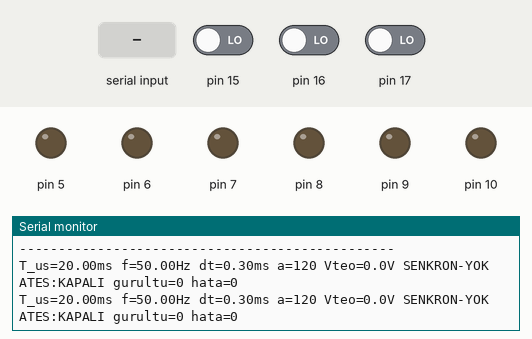
The sketch below on a simulated Arduino Uno, built with avr-gcc and run on an emulated ATmega328P. On the bench: output pins drawn as LEDs (lit = HIGH), the last lines printed to the serial monitor. The inputs (shaded band) are chosen by the test bench; at power-on: pin 15 LOW, pin 16 LOW, pin 17 LOW.

Above: at 1.5 s.
1.6 s: "90,45\n" received over Serial
At 2.2 s:
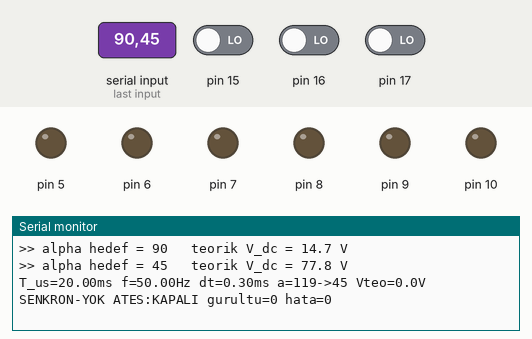
3.1 s: "0\n" received over Serial
At 3.26 s:
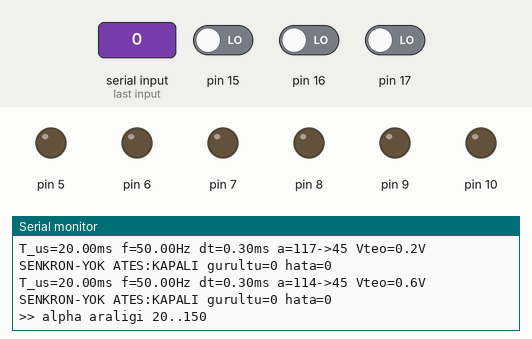
4.6 s: "e90\n" received over Serial
At 5.2 s:
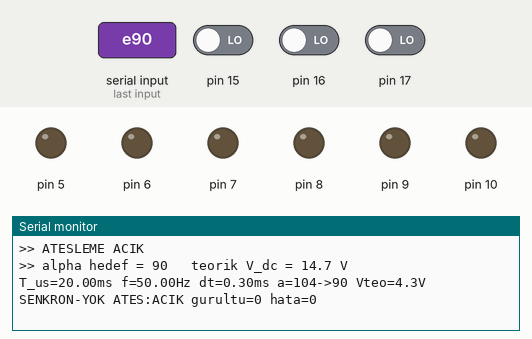
Timing chart, 0 to 7.6 s (numbered marks = the images above; inputs shaded):
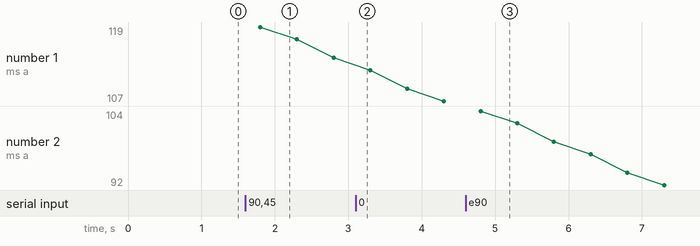

Measured:
- after the input at 1.6 s, the serial monitor: prints a new line at once (image 1)
- after the input at 3.1 s, the serial monitor: prints a new line at once (image 2)
- after the input at 4.6 s, the serial monitor: prints a new line at once (image 3)

The sketch:

tum_faz_res_test.ino
```cpp
/* ===================================================================
   B6 TAM KONTROLLU DOGRULTUCU  —  ATESLEME KONTROLCUSU  v4
   Tam kopru  /  omik yuk (100 ohm)

   v4 DEGISIKLIGI  —  gurultu bagisikligi
     Yuksek akimda (dusuk alpha) komutasyon centikleri ZCD hattinda
     sahte kenar uretebiliyor.  v3'te bu "ariza" sayilip senkron
     sifirlaniyordu -> 12 kenar boyunca atesleme duruyor -> cikis
     salinim yapiyordu.
     v4'te sahte kenarlar SAYILIYOR ama YOK SAYILIYOR; senkron ve
     zamanlama bozulmuyor.  Gercek senkron kaybi (kenar kacirma,
     sira bozulmasi, faz kaybi) hala yakalaniyor.

   BAGLANTI
     Trafo 2L1 -> KART2 klemens R
     Trafo 2L3 -> KART2 klemens S          (etiketlere gore!)
     Trafo 2L2 -> KART2 klemens T
     Trafo N   -> SADECE ZCD kartina.  KART 2'ye BAGLANMAZ.
     KART2 DC+ --> 100 ohm --> KART2 DC-

     ZCD_R=A1  ZCD_S=A2  ZCD_T=A3
     Arduino D5..D10 -> ULN2003 giris 1..6
     ULN cikis 16,15,14,13,12,11 -> MOC1..MOC6 pin 2
     Arduino 5V --[DPDT SAFE/ARMED]--> KART2 klemens kutup 1 (FIRE_5V)

   SEKTOR KODU (R<<2 | S<<1 | T)
       010 -> S1 -> T1 R+ (D5)      101 -> S4 -> T4 R- (D8)
       011 -> S2 -> T2 T- (D6)      100 -> S5 -> T5 T+ (D9)
       001 -> S3 -> T3 S+ (D7)      110 -> S6 -> T6 S- (D10)

   BEKLENEN CIKIS  (47 V yildiz, V_LL = 81.4 V, omik yuk)
       alpha <= 60 :  V_dc = 110 * cos(alpha)
       alpha >  60 :  V_dc = 110 * [1 + cos(alpha + 60)]

   KOMUT (115200, New Line)   <sayi>=alpha(20..150)   e=ates AC   d=ates KAPAT

   120 ->   0 V     60 ->  55.0 V
       105 -> 3.7 V     45 ->  77.8 V
        90 ->14.7 V     30 ->  95.3 V
        75 ->32.2 V     20 -> 103.4 V
   =================================================================== */

#define TICK_US        50                   // Timer1 tik suresi
#define T_NOM          (20000/TICK_US)      // 400 tik = 20 ms

const uint16_t PULSE_DEG   = 70;    // 60'tan genis: omik yukte iki SCR gerekli
const uint16_t ALPHA_MIN   = 20;
const uint16_t ALPHA_MAX   = 150;
const uint16_t SYNC_NEEDED = 12;    // kac gecerli kenar sonra senkron
const uint16_t LOST_TICKS  = 500;   // 25 ms kenar yoksa senkron kaybi
const uint16_t RAMP_TICKS  = 4000;  // 50 ms'de 1 derece -> 20 der/sn

const uint16_t IV_MIN      = 40;    // 2 ms = 36 der.  Altindaki kenar = GURULTU
const uint16_t IV_MAX      = 110;   // 5.5 ms.  Ustunde kenar kacirilmis demek
/* gercek sektor araliklari 55-79 tik (49-71 der) arasindadir */

/* ---------------- global ---------------- */
volatile uint16_t g_tick = 0;
volatile uint16_t g_on[6], g_off[6];
volatile bool     g_armed[6] = {0,0,0,0,0,0};
volatile bool     g_fire  = false;

volatile uint8_t  g_state = 0xFF;
volatile int8_t   g_sec   = -1;
volatile uint16_t g_lastEdge = 0;
volatile uint16_t g_period  = T_NOM;
volatile int16_t  g_dcorr   = 6;
volatile uint16_t g_sync    = 0;
volatile uint16_t g_fault   = 0;     // GERCEK senkron kaybi
volatile uint16_t g_noise   = 0;     // yok sayilan sahte kenar
volatile uint16_t g_ivS = 55, g_ivL = 79;

volatile uint16_t g_alpha = 120;     // aktif alpha (rampali)
volatile uint16_t g_dly   = 0;       // atesleme gecikmesi, tik
volatile uint16_t g_wid   = 0;       // darbe genisligi, tik

volatile uint32_t g_usS1 = 0;
volatile uint16_t g_Tus  = 20000;

uint16_t g_alphaTarget = 120;

const char* SNAME[6] = { "T1 R+","T2 T-","T3 S+","T4 R-","T5 T+","T6 S-" };

/* ---------------- yardimci ---------------- */
int8_t decode(uint8_t c){
  switch(c){
    case 0b010: return 0;   case 0b011: return 1;   case 0b001: return 2;
    case 0b101: return 3;   case 0b100: return 4;   case 0b110: return 5;
    default   : return -1;
  }
}

void disarmAll(){ for (uint8_t i=0;i<6;i++) g_armed[i] = false; }

/* teorik cikis - omik yuk, 47 V yildiz */
float vdcTheory(uint16_t a){
  float r = a * PI / 180.0f;
  if (a <= 60) return 110.0f * cos(r);
  return 110.0f * (1.0f + cos(r + PI/3.0f));
}

/* ---------------- Timer1: 50 us tik + cikis surucusu ---------------- */
ISR(TIMER1_COMPA_vect){
  g_tick++;
  uint8_t m = 0;
  if (g_fire){
    for (uint8_t i=0;i<6;i++)
      if (g_armed[i] &&
          (int16_t)(g_tick - g_on [i]) >= 0 &&
          (int16_t)(g_tick - g_off[i]) <  0) m |= (1<<i);
  }
  PORTD = (PORTD & ~0xE0) | ((m & 0x07) << 5);   // T1,T2,T3 -> D5,D6,D7
  PORTB = (PORTB & ~0x07) | ((m >> 3) & 0x07);   // T4,T5,T6 -> D8,D9,D10
}

/* ---------------- PCINT1: ZCD kenarlari ---------------- */
ISR(PCINT1_vect){
  uint8_t p  = PINC;
  uint8_t st = (((p>>1)&1)<<2) | (((p>>2)&1)<<1) | ((p>>3)&1);   // R S T
  if (st == g_state) return;

  uint8_t  old = g_state;
  uint16_t now = g_tick;
  g_state = st;                        // pin durumu her zaman guncellenir

  int8_t s = decode(st);

  /* --- gecersiz kod (000 / 111): yok say, senkronu BOZMA --- */
  if (s < 0){
    g_noise++;
    return;                            // g_lastEdge guncellenmez ->
  }                                    // kalici ise loop'taki bekci yakalar

  if (g_sec >= 0){
    uint16_t iv = now - g_lastEdge;

    /* --- sahte kenar (komutasyon centigi): yok say --- */
    if (iv < IV_MIN){
      g_noise++;
      return;                          // g_sec ve g_lastEdge degismez
    }

    /* --- gercek senkron kaybi --- */
    if (iv > IV_MAX || s != (g_sec + 1) % 6){
      g_sync = 0; g_fault++; disarmAll();
      g_sec = s; g_lastEdge = now;
      return;
    }

    /* --- normal kenar: periyot ve olu bant guncelle --- */
    if (iv < 67) g_ivS = (g_ivS*3 + iv) >> 2;    // kisa aralik  60 - 2*teta
    else         g_ivL = (g_ivL*3 + iv) >> 2;    // uzun aralik  60 + 2*teta
    g_period = (g_ivS + g_ivL) * 3;              // 3x(kisa+uzun) = 360 derece
    g_dcorr  = ((int16_t)g_ivL - (int16_t)g_ivS) >> 2;
    if (g_sync < SYNC_NEEDED) g_sync++;
  }

  g_sec = s;
  g_lastEdge = now;

  if (s == 0){                          // micros() ile capraz kontrol
    uint32_t u = micros();
    uint32_t d = u - g_usS1;
    if (g_usS1 && d > 15000UL && d < 25000UL) g_Tus = (uint16_t)d;
    g_usS1 = u;
  }

  /* gercek sifir gecisi: dusen kenar -dt, yukselen kenar +dt */
  uint8_t  chg = old ^ st;
  bool     falling = (old & chg) != 0;
  uint16_t t0 = falling ? (now - g_dcorr) : (now + g_dcorr);

  if (g_sync >= SYNC_NEEDED){
    g_on [s] = t0 + g_dly;              // hazir degerler, ISR'da bolme yok
    g_off[s] = t0 + g_dly + g_wid;
    g_armed[s] = true;
  } else disarmAll();
}

/* ---------------- kurulum ---------------- */
void setup(){
  DDRD |=  0xE0;  PORTD &= ~0xE0;      // D5,D6,D7 cikis LOW
  DDRB |=  0x07;  PORTB &= ~0x07;      // D8,D9,D10 cikis LOW
  DDRC &= ~0x0E;  PORTC &= ~0x0E;      // A1,A2,A3 giris, dahili pull-up KAPALI

  Serial.begin(115200);
  delay(300);

  cli();
  TCCR1A = 0;
  TCCR1B = (1<<WGM12) | (1<<CS11);     // CTC, bolucu 8 -> 2 MHz
  OCR1A  = (TICK_US * 2) - 1;          // 50 us
  TIMSK1 = (1<<OCIE1A);
  PCICR  |= (1<<PCIE1);
  PCMSK1 |= (1<<PCINT9)|(1<<PCINT10)|(1<<PCINT11);
  sei();

  Serial.println();
  Serial.println(F("================================================"));
  Serial.println(F("   B6 TAM KOPRU  -  ATESLEME KONTROLCUSU  v4"));
  Serial.println(F("================================================"));
  Serial.println(F(" komut : <sayi>=alpha(20..150)  e=ates AC  d=ates KAPAT"));
  Serial.println(F(" acilis: alpha=120 (V_dc=0)   ATESLEME KAPALI"));
  Serial.println(F(" gurultu = yok sayilan sahte kenar (zararsiz)"));
  Serial.println(F(" hata    = gercek senkron kaybi (0 kalmali)"));
  Serial.println(F("------------------------------------------------"));
}

/* ---------------- seri komut ---------------- */
void handleSerial(){
  static uint16_t n = 0; static bool has = false;
  while (Serial.available()){
    char c = Serial.read();
    if (c >= '0' && c <= '9'){ n = n*10 + (c-'0'); has = true; }
    else {
      if (has){
        if (n >= ALPHA_MIN && n <= ALPHA_MAX){
          g_alphaTarget = n;
          Serial.print(F(">> alpha hedef = ")); Serial.print(n);
          Serial.print(F("   teorik V_dc = ")); Serial.print(vdcTheory(n),1);
          Serial.println(F(" V"));
        } else Serial.println(F(">> alpha araligi 20..150"));
        n = 0; has = false;
      }
      if (c == 'e'){ g_fire = true;  Serial.println(F(">> ATESLEME ACIK")); }
      if (c == 'd'){ g_fire = false; Serial.println(F(">> ATESLEME KAPALI")); }
    }
  }
}

/* ---------------- alpha rampasi + gecikme hesabi ---------------- */
void updateTiming(uint16_t tk){
  static uint16_t lastRamp = 0;

  if ((uint16_t)(tk - lastRamp) >= RAMP_TICKS){       // 50 ms'de 1 derece
    lastRamp = tk;
    uint16_t a; cli(); a = g_alpha; sei();
    if      (a < g_alphaTarget) a++;
    else if (a > g_alphaTarget) a--;
    cli(); g_alpha = a; sei();
  }

  uint16_t per, alp;
  cli(); per = g_period; alp = g_alpha; sei();
  uint16_t d = ((uint32_t)(30 + alp) * per) / 360UL;  // 30 = dogal komutasyon
  uint16_t w = ((uint32_t) PULSE_DEG * per) / 360UL;
  cli(); g_dly = d; g_wid = w; sei();
}

/* ---------------- ana dongu ---------------- */
void loop(){
  handleSerial();

  uint16_t tk, le;
  cli(); tk = g_tick; le = g_lastEdge; sei();

  updateTiming(tk);

  if ((uint16_t)(tk - le) > LOST_TICKS){              // kenar kaybi bekcisi
    cli();
    g_sync = 0; g_sec = -1; g_state = 0xFF; disarmAll();
    sei();
  }

  static uint16_t last = 0;
  if ((uint16_t)(tk - last) >= 10000){                // ~500 ms
    last = tk;

    uint16_t per, syn, flt, noi, alp, tus; int16_t dc; int8_t sec;
    cli();
      per = g_period; syn = g_sync; flt = g_fault; noi = g_noise;
      dc  = g_dcorr;  sec = g_sec;  alp = g_alpha;   tus = g_Tus;
    sei();

    float Tus = tus / 1000.0f;

    Serial.print(F("T_us="));   Serial.print(Tus, 2);
    Serial.print(F("ms f="));   Serial.print(1000.0f / Tus, 2);
    Serial.print(F("Hz dt="));  Serial.print(dc * TICK_US / 1000.0f, 2);
    Serial.print(F("ms a="));   Serial.print(alp);
    if (alp != g_alphaTarget){ Serial.print(F("->")); Serial.print(g_alphaTarget); }
    Serial.print(F(" Vteo=")); Serial.print(vdcTheory(alp), 1);
    Serial.print(F("V "));
    Serial.print(syn >= SYNC_NEEDED ? F("SENKRON") : F("SENKRON-YOK"));
    Serial.print(g_fire ? F(" ATES:ACIK") : F(" ATES:KAPALI"));
    Serial.print(F(" gurultu=")); Serial.print(noi);
    Serial.print(F(" hata="));    Serial.println(flt);
  }
}
```
